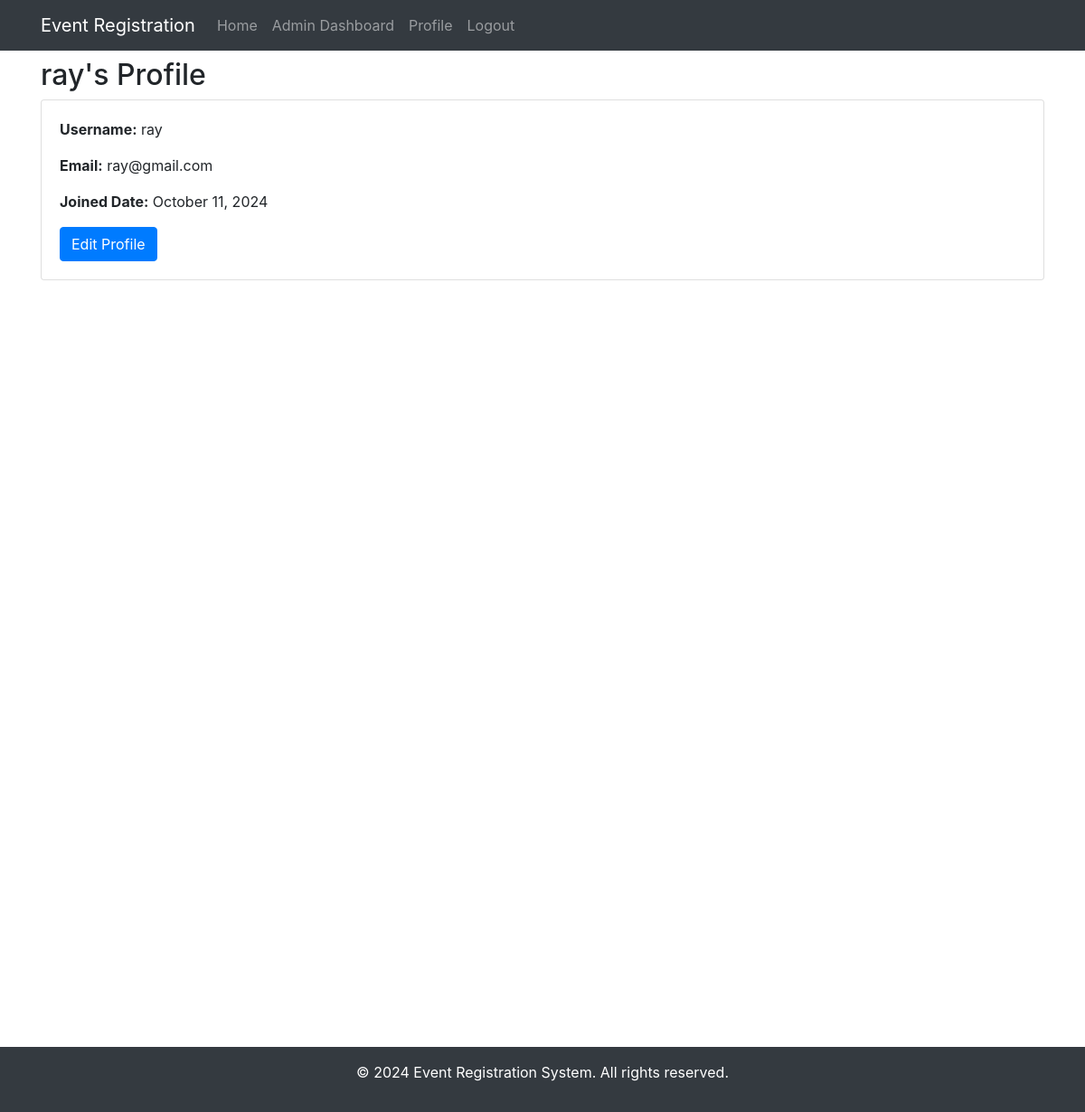
Page /lec/user/profile.php (signed in) on the committed database.
### tables this page shows
CREATE TABLE `users` (
  `id` int(11) NOT NULL,
  `name` varchar(100) NOT NULL,
  `email` varchar(100) NOT NULL,
  `password` varchar(255) NOT NULL,
  `role` enum('admin','user') DEFAULT 'user',
  `created_at` timestamp NOT NULL DEFAULT current_timestamp()
);

### lec/user/profile.php (the view, shortened to what this page needs)
<?php
include_once '../includes/header.php';
$user_id = $_SESSION['user_id'];
$database = new Database();
$conn = $database->getConnection();
try {
    $sql = "SELECT * FROM users WHERE id = :id";
    $stmt = $conn->prepare($sql);
    $stmt->bindParam(':id', $user_id, PDO::PARAM_INT);
    $stmt->execute();
    $user = $stmt->fetch(PDO::FETCH_ASSOC);
} catch (PDOException $e) {
    echo "Error: " . $e->getMessage();
}
?>
<!DOCTYPE html>
<html lang="en">
<head>
    <link rel="stylesheet" href="../assets/css/style.css">
    <link rel="stylesheet" href="https://maxcdn.bootstrapcdn.com/bootstrap/4.5.2/css/bootstrap.min.css">
</head>
<body>
<div class="container">
<h2><?php echo htmlspecialchars($user['name']); ?>'s Profile</h2>
    <div class="card">
        <div class="card-body">
            <p><strong>Username:</strong> <?php echo htmlspecialchars($user['name']); ?></p>
            <p><strong>Email:</strong> <?php echo htmlspecialchars($user['email']); ?></p>
            <p><strong>Joined Date:</strong> <?php echo date('F j, Y', strtotime($user['created_at'])); ?></p>
            <a href="edit-profile.php" class="btn btn-primary">Edit Profile</a>
        </div>
    </div>
</div>
</body>
</html>
<?php
include_once '../includes/footer.php';
?>

### lec/assets/css/style.css (style rules this page uses)
body { font-family: Arial, sans-serif; line-height: 1.6; margin: 0; background-color: #f5f5f5; padding-top: 40px; }
.container { max-width: 1200px; margin: 0 auto; }

### lec/includes/footer.php (style rules this page uses)
html, body { height: 100%; margin: 0; }

### rows in the picture
users: name "ray", email "ray@gmail.com", created_at "October 11, 2024"
